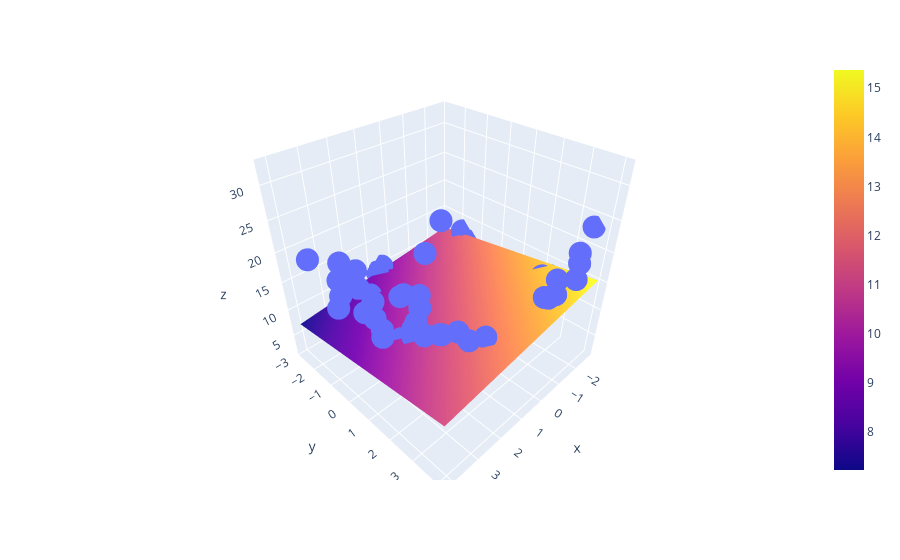

Notebook source saved alongside this figure:
### Code cell
import plotly.graph_objects as go
fig = px.scatter_3d(df, x=x.ravel(), y=y.ravel(), z=z.ravel())
fig.add_trace(go.Surface(x=x_input, y=y_input, z=z_final))
fig.show()
